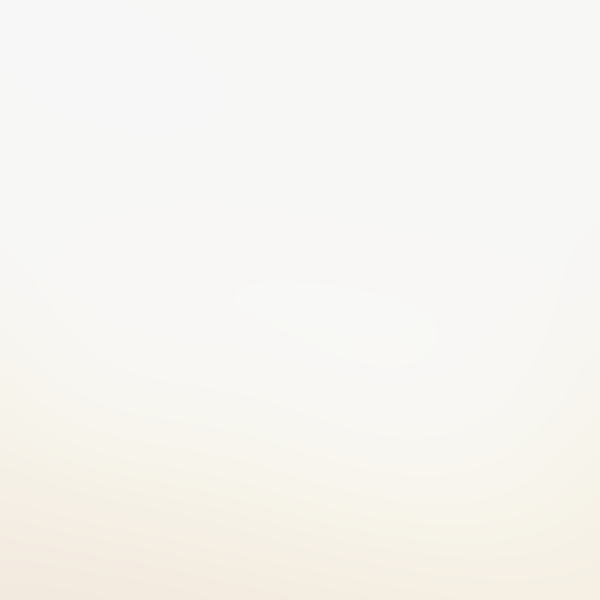
#> input picture assets/brands/COSRX/layers/00_bg_vanity_morning_light.png, 1200 x 1200 px (shown at 1/2 size)
$ python -i shadow_engine.py   (imports and definitions only)
#> lines starting #> are read from the running program, lines starting #| are printed output that depends on the picture
"""
Puffy AI Creative Engine - Adaptive Bed Shadow Engine & Grid Normalizer
Zero-Drift Asset Processing Pipeline for Puffy Mattresses & Bed Frames.

Automatically detects product geometry from the bottom 5% alpha slice:
  - Multi-Leg / Adjustable Base (leg_count >= 2):
      Multi-leg contact occlusion + elliptical underbed ambient shadow.
  - Flat Mattress / Floor-Hugging Frame (leg_count < 2):
      Linear flat slab ground shadow + tight 15% bottom contact occlusion.
"""

from __future__ import annotations

import os
import sys
import time
import json
import argparse
from pathlib import Path
from typing import Tuple, Union

import numpy as np
from PIL import Image, ImageFilter

# Ensure sibling module import works whether invoked from repo root or scripts/
_SCRIPTS_DIR = os.path.dirname(os.path.abspath(__file__))
if _SCRIPTS_DIR not in sys.path:
    sys.path.insert(0, _SCRIPTS_DIR)

try:
    from grid_normalizer import normalize_to_grid, resolve_canvas_size  # noqa: E402
except ImportError:
    # [27 lines left out: functions resolve_canvas_size, normalize_to_grid, not called in this run]

CanvasSize = Union[int, Tuple[int, int]]


def _blur_with_padding(layer: Image.Image, blur_radius: float) -> Tuple[Image.Image, int]:
    """Pad an RGBA layer with transparent margin before GaussianBlur to avoid edge clipping."""
    pad = max(4, int(np.ceil(blur_radius * 3)))
    padded = Image.new("RGBA", (layer.width + pad * 2, layer.height + pad * 2), (0, 0, 0, 0))
    padded.paste(layer, (pad, pad))
    return padded.filter(ImageFilter.GaussianBlur(radius=blur_radius)), pad


def _alpha_composite_at(canvas: Image.Image, layer: Image.Image, x: int, y: int) -> None:
    """Safely alpha-composite `layer` onto `canvas` at `(x, y)`, clipping only at canvas bounds."""
    cw, ch = canvas.size
    lw, lh = layer.size

    src_x0 = max(0, -x)
    src_y0 = max(0, -y)
    src_x1 = min(lw, cw - x)
    src_y1 = min(lh, ch - y)
    if src_x1 <= src_x0 or src_y1 <= src_y0:
        return

    dest_x = max(0, x)
    dest_y = max(0, y)
    patch = (
        layer
        if (src_x0 == 0 and src_y0 == 0 and src_x1 == lw and src_y1 == lh)
        else layer.crop((src_x0, src_y0, src_x1, src_y1))
    )
    canvas.alpha_composite(patch, dest=(dest_x, dest_y))


# [143 lines left out: functions _detect_legs, _build_bottom_contact_alpha, _build_underbed_ambient, _build_linear_flat_map, export_puffy_adaptive_shadow, not called in this run]


# Backward-compatible aliases for existing pipeline/CLI callers
export_puffy_realistic_ground_shadow = export_puffy_adaptive_shadow
export_puffy_grounded_transparent = export_puffy_adaptive_shadow
export_puffy_transparent_with_shadow = export_puffy_adaptive_shadow
apply_puffy_studio_ground_shadow = export_puffy_adaptive_shadow
apply_puffy_contour_shadow = export_puffy_adaptive_shadow
apply_puffy_contour_shadow_fixed = export_puffy_adaptive_shadow


def apply_soft_directional_shadow(
    input_png_path: str,
    output_path: str,
    elevation: int = 12,
    blur_radius: float = 24.0,
    opacity: float = 0.18,
    offset_x: int = 0,
    output_format: str = "PNG",
    quality: int = 90,
) -> dict:
    """
    Inject a soft 2D directional ambient occlusion / drop shadow onto a transparent cutout
    and export as optimized PNG or WebP.
    """
#> called with output_path = 'out.png', elevation = 12, blur_radius = 24, opacity = 0.18, offset_x = 0, output_format = 'PNG', quality = 90
    started = time.perf_counter()
    with Image.open(input_png_path) as src:
#> src is the input picture: PIL image 1200x1200 RGBA; mean R, G, B, A 247, 245.3, 241.3, 255
        fg = src.convert("RGBA")

    pad = max(16, int(np.ceil(blur_radius * 2.5)) + abs(elevation) + abs(offset_x))
    cw = fg.width + pad * 2
#> cw = 1344
    ch = fg.height + pad * 2
#> ch = 1344
    canvas = Image.new("RGBA", (cw, ch), (0, 0, 0, 0))
#> canvas: PIL image 1344x1344 RGBA; every value is 0

    alpha = fg.getchannel("A")
#> alpha: PIL image 1200x1200 L; every value is 255
    shadow_alpha = alpha.point(lambda a: int(a * max(0.0, min(1.0, opacity))))
#> shadow_alpha: PIL image 1200x1200 L; every value is 45
    shadow_raw = Image.new("RGBA", fg.size, (17, 17, 24, 255))
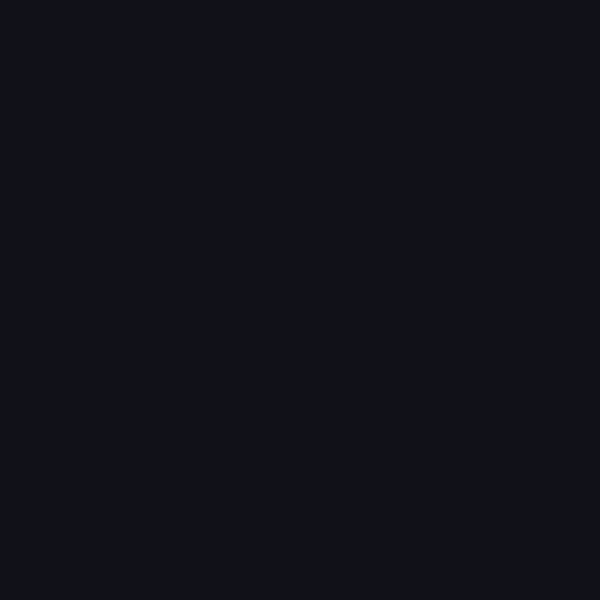
#> shadow_raw: PIL image 1200x1200 RGBA (shown at 1/2 size); mean R, G, B, A 17, 17, 24, 255
    shadow_raw.putalpha(shadow_alpha)
    shadow_blurred, s_pad = _blur_with_padding(shadow_raw, blur_radius=blur_radius)
#> in _blur_with_padding, `padded.paste(layer, (pad, pad))`:
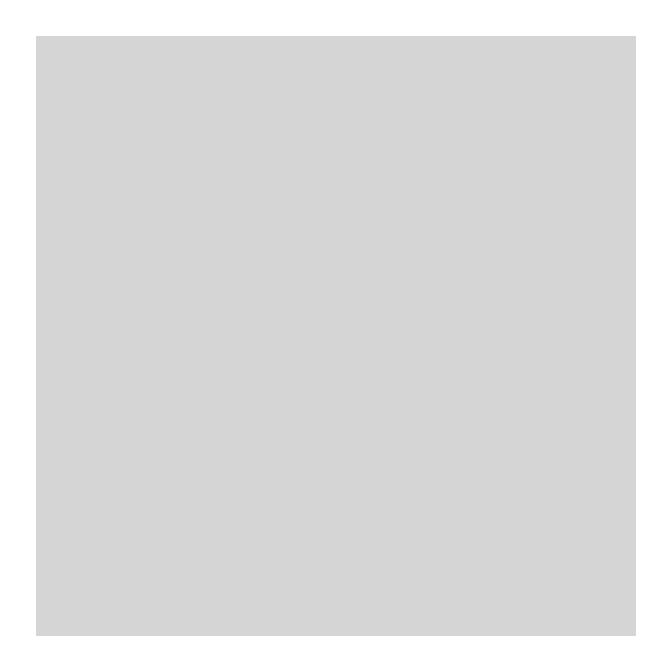
#> padded: PIL image 1344x1344 RGBA (shown at 1/2 size); mean R, G, B, A 13.6, 13.6, 19.1, 35.9; transparent parts drawn white
#> s_pad = 72

    _alpha_composite_at(canvas, shadow_blurred, pad + offset_x - s_pad, pad + elevation - s_pad)
    _alpha_composite_at(canvas, fg, pad, pad)
#> call 2 of _alpha_composite_at, with x = 72, y = 72
#> in _alpha_composite_at (call 2), `canvas.alpha_composite(patch, dest=(dest_x, dest_y))`:
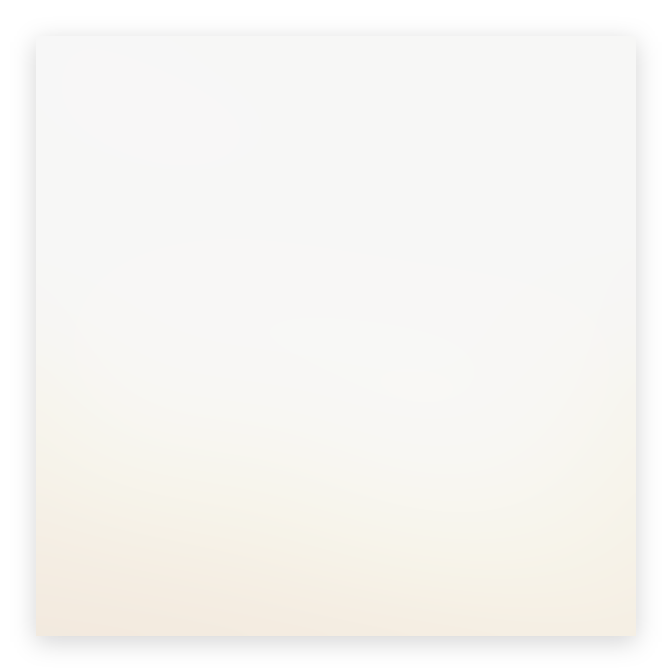
#> canvas: PIL image 1344x1344 RGBA (shown at 1/2 size); mean R, G, B, A 197.4, 196, 193, 204.5; transparent parts drawn white

    bbox = canvas.getbbox()
#> bbox = (20, 32, 1324, 1336)
    if bbox:
        canvas = canvas.crop(bbox)
#> canvas: PIL image 1304x1304 RGBA

    out_dir = os.path.dirname(os.path.abspath(output_path))
    os.makedirs(out_dir, exist_ok=True)
    fmt = output_format.upper()
    if fmt == "WEBP" or output_path.lower().endswith(".webp"):
        canvas.save(output_path, "WEBP", quality=quality, method=6)
        fmt = "WEBP"
    else:
        canvas.save(output_path, "PNG", optimize=True)
        fmt = "PNG"

    elapsed_ms = round((time.perf_counter() - started) * 1000, 2)
    print(f"Generated (directional, elev={elevation}px, blur={blur_radius}px, opacity={opacity}, {fmt}): {output_path} ({elapsed_ms} ms)")
    return {
        "input": input_png_path,
        "output": output_path,
        "format": fmt,
        "elevation": elevation,
        "blur_radius": blur_radius,
        "opacity": opacity,
        "elapsed_ms": elapsed_ms,
    }


# [99 lines left out: function export_shadow_layers, not called in this run]


# [89 lines not run here, left out]

>>> result = apply_soft_directional_shadow('../assets/brands/COSRX/layers/00_bg_vanity_morning_light.png', 'out.png')
